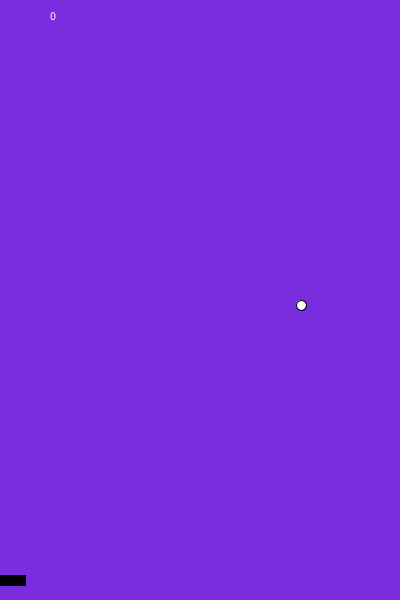
Frame 1 (no input)
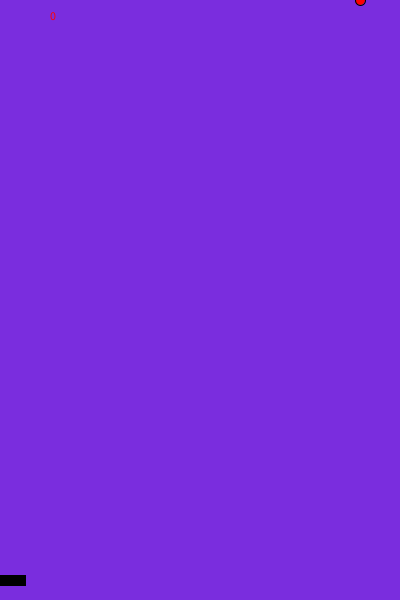
Frame 60 (the mouse pressed at the canvas centre just before this capture)
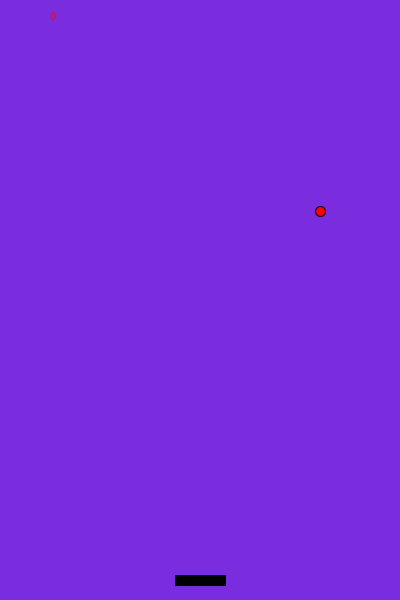
Frame 120 (the mouse held since frame 60 and released just before this capture)

The Processing sketch that drew these frames (run headless with seeded random() and noise(); from frame 60 on, the mouse is pressed at the canvas centre):

// Processing sketch: game2
// ── game2.pde
float x;//ボールのx座標
float y;//ボールのy座標
int a;//ボールのx軸移動判定
int b;//ボールのy軸移動判定
int point;//得点
int count;//何回落ちたかカウント,ゲームオーバー
float speedx;//x方向の速さ
float speedy;//y方向の速さ重力の関係で少し早目
void setup(){
  size(400,600);
  a=0;//初期ではx軸右側に
  b=0;//初期ではy軸下側
  x=300;//初期のボールx座標
  y=300;//初期のボールのｙ座標
  point=0;
  count=0;
  frameRate(100);
  speedx=1.0;
  speedy=5.0;
  rectMode(CENTER);//長方形の基準を真ん中
}

void draw(){
  background(122,45,222);//適当な色づけ
  text(point,50,20);//得点の表示左上
  //壁とのあたり判定
  if(a==0)x+=speedx;//aが0なら右へ
  if(x>=width-5){
    a=1;
    speedx=random(3);
  }//ｘ座標が壁ギリギリになったら左へ5は半径（スピード変速システム搭載）
  if(a==1)x-=speedx;//aが0なら左へ
  if(x<=5){
    a=0;
    speedx=random(3);
  }//ｘ座標が壁ギリギリになったら右へ(スピード変速システム搭載)
  
  if(b==0)y+=speedy;//bが0なら下へ
  if(y>=height){//ボールが下に落ちた時
    y=0;//上に戻ってくる
    count++;//GameOverカウント追加
  }
  if(b==1)y-=speedy;//bが1の時上へ
  if(y<=5){
    b=0;
    speedy=random(3,5);
  }//ボールが天井なら下へ(スピード変速システム搭載)
  
  ellipse(x,y,10,10);//円の作成
  fill(0);
 rect(mouseX,580,50,10);//動かす長方形
 fill(255,0,0);
 //長方形とのあたり判定とポイントの加算
 if(x>=mouseX-30 && y>=565 && y<=575 && x<=mouseX+30){
   b=1;
   if(count<=10){
   point+=100;
   speedx=random(3);
   speedy=random(3,5);
   }
 }
 if(x>=mouseX-30 && y>=565 && y<=585 && x<mouseX-10)a=1;
 if(x>mouseX+10 && y>=565 && y<=585 && x<=mouseX+30)a=0;
 if(y>=575 && x==mouseX-30 && y<=585){
   a=0;
   b=1;
   if(count<=10){
   point+=100;
   }
 }
 if(y>=575 && x==mouseX+30 && y<=585){
   a=1;
   b=1;
   if(count<=10){
   point+=100;
   }
 }
 if(count>10){//10回以上落ちたらゲームオーバー
   textAlign(CENTER);
   textSize(28);
   text("GAME OVER",width/2,height/2);
  
  }
  
}
